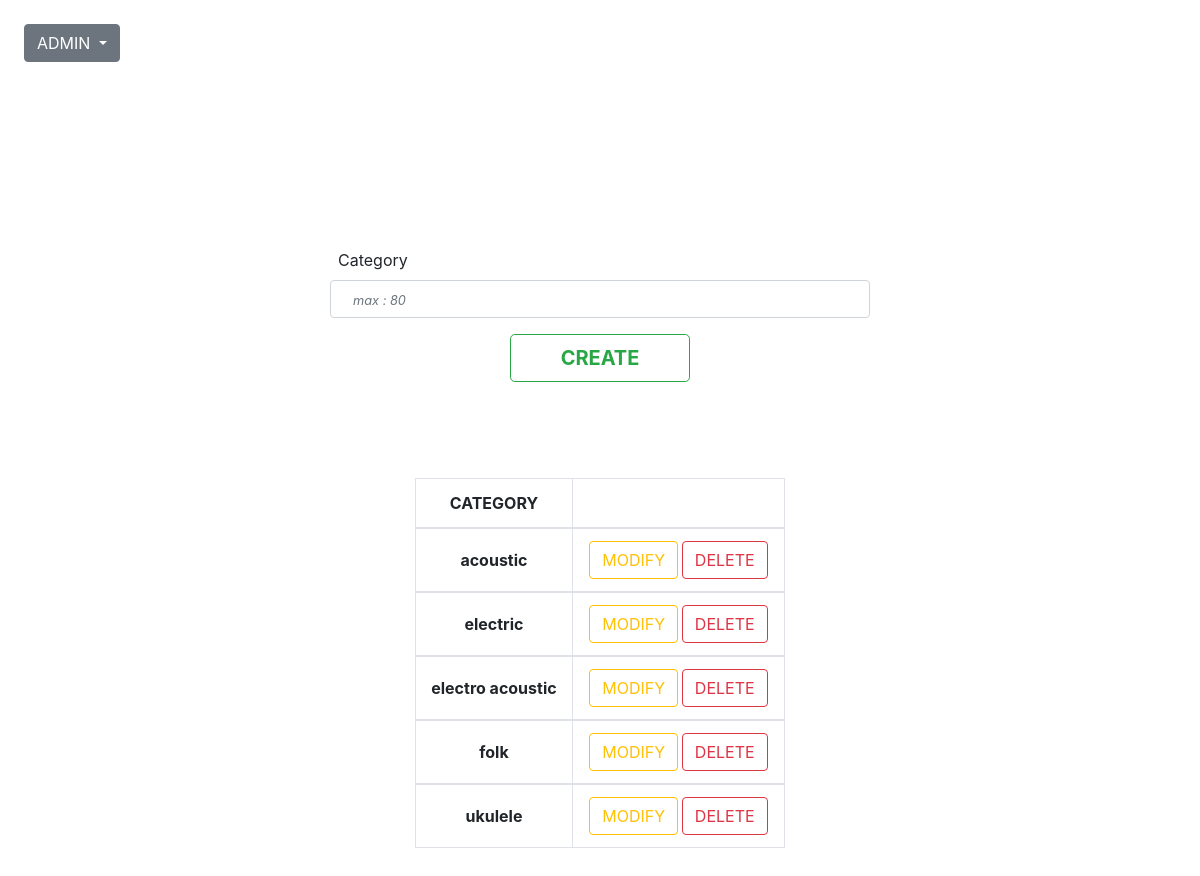
The app's page /?p=create.category.admin (signed in) with its own data.
### controller/admin/category/create.category.admin.controller.php (called while the page is built, shortened)
<?php
require_once dirname(__DIR__, 3) . DIRECTORY_SEPARATOR . 'model' . DIRECTORY_SEPARATOR . 'admin' . DIRECTORY_SEPARATOR . 'category' . DIRECTORY_SEPARATOR . 'create.category.admin.model.php';
$category = readCategory($db);
$countCategory = mysqli_num_rows($category);
require_once dirname(__DIR__, 3) . DIRECTORY_SEPARATOR . 'view' . DIRECTORY_SEPARATOR . 'admin' . DIRECTORY_SEPARATOR . 'category' . DIRECTORY_SEPARATOR . 'create.category.admin.view.php';

### model/admin/category/create.category.admin.model.php (called while the page is built, shortened)
<?php
function readCategory($db)
{
    return mysqli_query($db, "SELECT * FROM `catalog.category` ORDER BY `name_category` ASC");
}

### model/menu.model.php (called while the page is built)
<?php
function readMenuCategory($db)
{
    return mysqli_query($db,  "SELECT * FROM `catalog.category` ORDER BY `name_category` ASC");
}

### controller/menu.controller.php (called while the page is built)
<?php
require_once dirname(__DIR__) . DIRECTORY_SEPARATOR . 'model' . DIRECTORY_SEPARATOR . 'menu.model.php';
$category_home = readMenuCategory($db);
require_once dirname(__DIR__) . DIRECTORY_SEPARATOR . 'view' . DIRECTORY_SEPARATOR  . 'menu.view.php';

### view/admin/category/create.category.admin.view.php (the view, shortened to what this page needs)
<div class="p-5"></div>
<div class="p-5"></div>
<div class="py-3">
</div>
<div class="container">
    <div class="row justify-content-center">
        <div class="col-6">
            <form method="post">
                <div class="form-group">
                    <label class="m-2" for="title_category">Category</label>
                    <input class="form-control" id="title_category"
                           value="<?= !empty($name_category) ? $name_category : ''; ?>"
                           name="name_category" type="text"
                           maxlength="80"
                           pattern="[A-Za-z0-9 '-]+$"
                           placeholder="max : 80" required>
                </div>
                <button class="btn btn-outline-success col-4 mx-auto my-3 btn-lg btn-block font-weight-bold"
                        type="submit" name="create_category">
                    CREATE
                </button>
            </form>
        </div>
    </div>
</div>
<div class="py-3"></div>
<?php if ($countCategory !== 0) { ?>
    <div class="container-fluid my-5">
        <div class="row justify-content-center">
            <div class="col-4">
                <table class="table table-bordered text-center bg-white">
                    <thead>
                    <tr>
                        <th>CATEGORY</th>
                        <th></th>
                    </tr>
                    </thead>
                    <?php foreach ($category as $item) { ?>
                        <tbody>
                        <tr>
                            <th class="align-middle"><?= $item['name_category'] ?></th>
                            <th class="align-middle">
                                <a class="btn btn-outline-warning"
                                   href="?p=modify.category.admin&id=<?= $item['id_category'] ?>">
                                    MODIFY
                                </a>
                                <a class="btn btn-outline-danger"
                                   href="?p=delete.category.admin&id=<?= $item['id_category'] ?>">
                                    DELETE
                                </a>
                            </th>
                        </tr>
                        </tbody>
                    <?php } ?>
                </table>
            </div>
        </div>
    </div>
<?php } else { ?>
    <div class="text-center mx-auto font-weight-bold">No category, please add one</div>
<?php } ?>

### public/css/style.css (style rules this page uses)
* { padding: 0; margin: 0; box-sizing: border-box; }
::placeholder, .placeholder { color: #838383; font-style: italic; font-size: 0.8rem; padding-left: 10px; }

### records on screen
catalog.category: name_category "acoustic"
catalog.category: name_category "electric"
catalog.category: name_category "electro acoustic"
catalog.category: name_category "folk"
catalog.category: name_category "ukulele"
